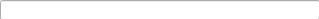
<?xml version="1.0" encoding="utf-8"?>
<!--
* 	This file is part of uintDebugger.
*
*    uintDebugger is free software: you can redistribute it and/or modify
*    it under the terms of the GNU General Public License as published by
*    the Free Software Foundation, either version 3 of the License, or
*    (at your option) any later version.
*
*    uintDebugger is distributed in the hope that it will be useful,
*    but WITHOUT ANY WARRANTY; without even the implied warranty of
*    MERCHANTABILITY or FITNESS FOR A PARTICULAR PURPOSE.  See the
*    GNU General Public License for more details.
*
*    You should have received a copy of the GNU General Public License
*    along with uintDebugger.  If not, see <http://www.gnu.org/licenses/>.
*/
-->
<ui version="4.0">
 <class>qtDLGAssemblerClass</class>
 <widget class="QWidget" name="qtDLGAssemblerClass">
  <property name="geometry">
   <rect>
    <x>0</x>
    <y>0</y>
    <width>319</width>
    <height>19</height>
   </rect>
  </property>
  <property name="windowTitle">
   <string>[ uintDebugger ] - Assembler</string>
  </property>
  <widget class="QLineEdit" name="lineEdit">
   <property name="geometry">
    <rect>
     <x>0</x>
     <y>0</y>
     <width>320</width>
     <height>20</height>
    </rect>
   </property>
  </widget>
 </widget>
 <resources/>
 <connections/>
</ui>
